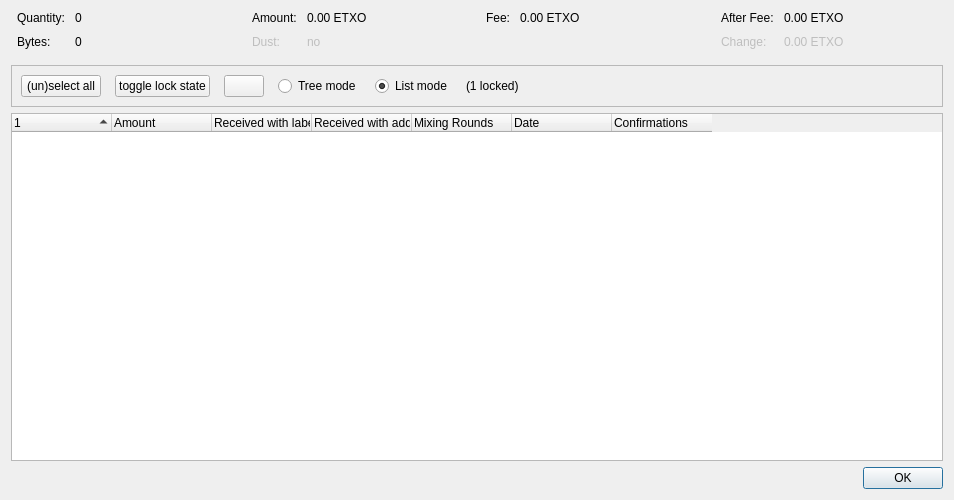
<?xml version="1.0" encoding="UTF-8"?>
<ui version="4.0">
 <class>CoinControlDialog</class>
 <widget class="QDialog" name="CoinControlDialog">
  <property name="geometry">
   <rect>
    <x>0</x>
    <y>0</y>
    <width>954</width>
    <height>500</height>
   </rect>
  </property>
  <property name="windowTitle">
   <string>Coin Selection</string>
  </property>
  <layout class="QVBoxLayout" name="verticalLayout">
   <item>
    <layout class="QHBoxLayout" name="horizontalLayoutTop" stretch="0,0,0,0">
     <property name="topMargin">
      <number>0</number>
     </property>
     <property name="bottomMargin">
      <number>10</number>
     </property>
     <item>
      <layout class="QFormLayout" name="formLayoutCoinControl1">
       <property name="horizontalSpacing">
        <number>10</number>
       </property>
       <property name="verticalSpacing">
        <number>10</number>
       </property>
       <property name="leftMargin">
        <number>6</number>
       </property>
       <property name="rightMargin">
        <number>6</number>
       </property>
       <item row="0" column="0">
        <widget class="QLabel" name="labelCoinControlQuantityText">
         <property name="text">
          <string>Quantity:</string>
         </property>
        </widget>
       </item>
       <item row="0" column="1">
        <widget class="QLabel" name="labelCoinControlQuantity">
         <property name="cursor">
          <cursorShape>IBeamCursor</cursorShape>
         </property>
         <property name="contextMenuPolicy">
          <enum>Qt::ActionsContextMenu</enum>
         </property>
         <property name="text">
          <string notr="true">0</string>
         </property>
         <property name="textInteractionFlags">
          <set>Qt::LinksAccessibleByMouse|Qt::TextSelectableByKeyboard|Qt::TextSelectableByMouse</set>
         </property>
        </widget>
       </item>
       <item row="1" column="0">
        <widget class="QLabel" name="labelCoinControlBytesText">
         <property name="text">
          <string>Bytes:</string>
         </property>
        </widget>
       </item>
       <item row="1" column="1">
        <widget class="QLabel" name="labelCoinControlBytes">
         <property name="cursor">
          <cursorShape>IBeamCursor</cursorShape>
         </property>
         <property name="contextMenuPolicy">
          <enum>Qt::ActionsContextMenu</enum>
         </property>
         <property name="text">
          <string notr="true">0</string>
         </property>
         <property name="textInteractionFlags">
          <set>Qt::LinksAccessibleByMouse|Qt::TextSelectableByKeyboard|Qt::TextSelectableByMouse</set>
         </property>
        </widget>
       </item>
      </layout>
     </item>
     <item>
      <layout class="QFormLayout" name="formLayoutCoinControl2">
       <property name="horizontalSpacing">
        <number>10</number>
       </property>
       <property name="verticalSpacing">
        <number>10</number>
       </property>
       <property name="leftMargin">
        <number>6</number>
       </property>
       <property name="rightMargin">
        <number>6</number>
       </property>
       <item row="0" column="0">
        <widget class="QLabel" name="labelCoinControlAmountText">
         <property name="text">
          <string>Amount:</string>
         </property>
        </widget>
       </item>
       <item row="0" column="1">
        <widget class="QLabel" name="labelCoinControlAmount">
         <property name="cursor">
          <cursorShape>IBeamCursor</cursorShape>
         </property>
         <property name="contextMenuPolicy">
          <enum>Qt::ActionsContextMenu</enum>
         </property>
         <property name="text">
          <string notr="true">0.00 ETXO</string>
         </property>
         <property name="textInteractionFlags">
          <set>Qt::LinksAccessibleByMouse|Qt::TextSelectableByKeyboard|Qt::TextSelectableByMouse</set>
         </property>
        </widget>
       </item>
       <item row="1" column="0">
        <widget class="QLabel" name="labelCoinControlLowOutputText">
         <property name="enabled">
          <bool>false</bool>
         </property>
         <property name="text">
          <string>Dust:</string>
         </property>
        </widget>
       </item>
       <item row="1" column="1">
        <widget class="QLabel" name="labelCoinControlLowOutput">
         <property name="enabled">
          <bool>false</bool>
         </property>
         <property name="cursor">
          <cursorShape>IBeamCursor</cursorShape>
         </property>
         <property name="contextMenuPolicy">
          <enum>Qt::ActionsContextMenu</enum>
         </property>
         <property name="text">
          <string notr="true">no</string>
         </property>
         <property name="textInteractionFlags">
          <set>Qt::LinksAccessibleByMouse|Qt::TextSelectableByKeyboard|Qt::TextSelectableByMouse</set>
         </property>
        </widget>
       </item>
      </layout>
     </item>
     <item>
      <layout class="QFormLayout" name="formLayoutCoinControl3">
       <property name="horizontalSpacing">
        <number>10</number>
       </property>
       <property name="verticalSpacing">
        <number>10</number>
       </property>
       <property name="leftMargin">
        <number>6</number>
       </property>
       <property name="rightMargin">
        <number>6</number>
       </property>
       <item row="0" column="0">
        <widget class="QLabel" name="labelCoinControlFeeText">
         <property name="text">
          <string>Fee:</string>
         </property>
        </widget>
       </item>
       <item row="0" column="1">
        <widget class="QLabel" name="labelCoinControlFee">
         <property name="cursor">
          <cursorShape>IBeamCursor</cursorShape>
         </property>
         <property name="contextMenuPolicy">
          <enum>Qt::ActionsContextMenu</enum>
         </property>
         <property name="text">
          <string notr="true">0.00 ETXO</string>
         </property>
         <property name="textInteractionFlags">
          <set>Qt::LinksAccessibleByMouse|Qt::TextSelectableByKeyboard|Qt::TextSelectableByMouse</set>
         </property>
        </widget>
       </item>
      </layout>
     </item>
     <item>
      <layout class="QFormLayout" name="formLayoutCoinControl4">
       <property name="horizontalSpacing">
        <number>10</number>
       </property>
       <property name="verticalSpacing">
        <number>10</number>
       </property>
       <property name="leftMargin">
        <number>6</number>
       </property>
       <property name="rightMargin">
        <number>6</number>
       </property>
       <item row="0" column="0">
        <widget class="QLabel" name="labelCoinControlAfterFeeText">
         <property name="text">
          <string>After Fee:</string>
         </property>
        </widget>
       </item>
       <item row="0" column="1">
        <widget class="QLabel" name="labelCoinControlAfterFee">
         <property name="cursor">
          <cursorShape>IBeamCursor</cursorShape>
         </property>
         <property name="contextMenuPolicy">
          <enum>Qt::ActionsContextMenu</enum>
         </property>
         <property name="text">
          <string notr="true">0.00 ETXO</string>
         </property>
         <property name="textInteractionFlags">
          <set>Qt::LinksAccessibleByMouse|Qt::TextSelectableByKeyboard|Qt::TextSelectableByMouse</set>
         </property>
        </widget>
       </item>
       <item row="1" column="0">
        <widget class="QLabel" name="labelCoinControlChangeText">
         <property name="enabled">
          <bool>false</bool>
         </property>
         <property name="text">
          <string>Change:</string>
         </property>
        </widget>
       </item>
       <item row="1" column="1">
        <widget class="QLabel" name="labelCoinControlChange">
         <property name="enabled">
          <bool>false</bool>
         </property>
         <property name="cursor">
          <cursorShape>IBeamCursor</cursorShape>
         </property>
         <property name="contextMenuPolicy">
          <enum>Qt::ActionsContextMenu</enum>
         </property>
         <property name="text">
          <string notr="true">0.00 ETXO</string>
         </property>
         <property name="textInteractionFlags">
          <set>Qt::LinksAccessibleByMouse|Qt::TextSelectableByKeyboard|Qt::TextSelectableByMouse</set>
         </property>
        </widget>
       </item>
      </layout>
     </item>
    </layout>
   </item>
   <item>
    <widget class="QFrame" name="frame">
     <property name="minimumSize">
      <size>
       <width>0</width>
       <height>40</height>
      </size>
     </property>
     <property name="frameShape">
      <enum>QFrame::StyledPanel</enum>
     </property>
     <property name="frameShadow">
      <enum>QFrame::Sunken</enum>
     </property>
     <layout class="QHBoxLayout" name="horizontalLayout">
      <item>
       <layout class="QHBoxLayout" name="horizontalLayoutPanel" stretch="0,0,0,0,0,0,0">
        <property name="spacing">
         <number>14</number>
        </property>
        <item>
         <widget class="QPushButton" name="pushButtonSelectAll">
          <property name="sizePolicy">
           <sizepolicy hsizetype="Maximum" vsizetype="Fixed">
            <horstretch>0</horstretch>
            <verstretch>0</verstretch>
           </sizepolicy>
          </property>
          <property name="text">
           <string>(un)select all</string>
          </property>
          <property name="autoDefault">
           <bool>false</bool>
          </property>
         </widget>
        </item>
        <item>
         <widget class="QPushButton" name="pushButtonToggleLock">
          <property name="sizePolicy">
           <sizepolicy hsizetype="Maximum" vsizetype="Fixed">
            <horstretch>0</horstretch>
            <verstretch>0</verstretch>
           </sizepolicy>
          </property>
          <property name="text">
           <string>toggle lock state</string>
          </property>
          <property name="autoDefault">
           <bool>false</bool>
          </property>
         </widget>
        </item>
        <item>
         <widget class="QPushButton" name="hideButton">
          <property name="sizePolicy">
           <sizepolicy hsizetype="Maximum" vsizetype="Fixed">
            <horstretch>0</horstretch>
            <verstretch>0</verstretch>
           </sizepolicy>
          </property>
          <property name="text">
           <string/>
          </property>
          <property name="autoDefault">
           <bool>false</bool>
          </property>
         </widget>
        </item>
        <item>
         <widget class="QRadioButton" name="radioTreeMode">
          <property name="sizePolicy">
           <sizepolicy hsizetype="Maximum" vsizetype="Fixed">
            <horstretch>0</horstretch>
            <verstretch>0</verstretch>
           </sizepolicy>
          </property>
          <property name="text">
           <string>Tree mode</string>
          </property>
         </widget>
        </item>
        <item>
         <widget class="QRadioButton" name="radioListMode">
          <property name="sizePolicy">
           <sizepolicy hsizetype="Maximum" vsizetype="Fixed">
            <horstretch>0</horstretch>
            <verstretch>0</verstretch>
           </sizepolicy>
          </property>
          <property name="text">
           <string>List mode</string>
          </property>
          <property name="checked">
           <bool>true</bool>
          </property>
         </widget>
        </item>
        <item>
         <widget class="QLabel" name="labelLocked">
          <property name="text">
           <string>(1 locked)</string>
          </property>
         </widget>
        </item>
        <item>
         <spacer name="horizontalSpacer">
          <property name="orientation">
           <enum>Qt::Horizontal</enum>
          </property>
          <property name="sizeHint" stdset="0">
           <size>
            <width>40</width>
            <height>20</height>
           </size>
          </property>
         </spacer>
        </item>
       </layout>
      </item>
     </layout>
    </widget>
   </item>
   <item>
    <widget class="CoinControlTreeWidget" name="treeWidget">
     <property name="contextMenuPolicy">
      <enum>Qt::CustomContextMenu</enum>
     </property>
     <property name="sortingEnabled">
      <bool>false</bool>
     </property>
     <property name="columnCount">
      <number>7</number>
     </property>
     <attribute name="headerShowSortIndicator" stdset="0">
      <bool>true</bool>
     </attribute>
     <attribute name="headerStretchLastSection">
      <bool>false</bool>
     </attribute>
     <column>
      <property name="text">
       <string/>
      </property>
     </column>
     <column>
      <property name="text">
       <string>Amount</string>
      </property>
     </column>
     <column>
      <property name="text">
       <string>Received with label</string>
      </property>
     </column>
     <column>
      <property name="text">
       <string>Received with address</string>
      </property>
     </column>
     <column>
      <property name="text">
       <string>Mixing Rounds</string>
      </property>
     </column>
     <column>
      <property name="text">
       <string>Date</string>
      </property>
     </column>
     <column>
      <property name="text">
       <string>Confirmations</string>
      </property>
      <property name="toolTip">
       <string>Confirmed</string>
      </property>
     </column>
    </widget>
   </item>
   <item>
    <widget class="QDialogButtonBox" name="buttonBox">
     <property name="orientation">
      <enum>Qt::Horizontal</enum>
     </property>
     <property name="standardButtons">
      <set>QDialogButtonBox::Ok</set>
     </property>
    </widget>
   </item>
  </layout>
 </widget>
 <customwidgets>
  <customwidget>
   <class>CoinControlTreeWidget</class>
   <extends>QTreeWidget</extends>
   <header>qt/coincontroltreewidget.h</header>
  </customwidget>
 </customwidgets>
 <resources/>
 <connections/>
</ui>
